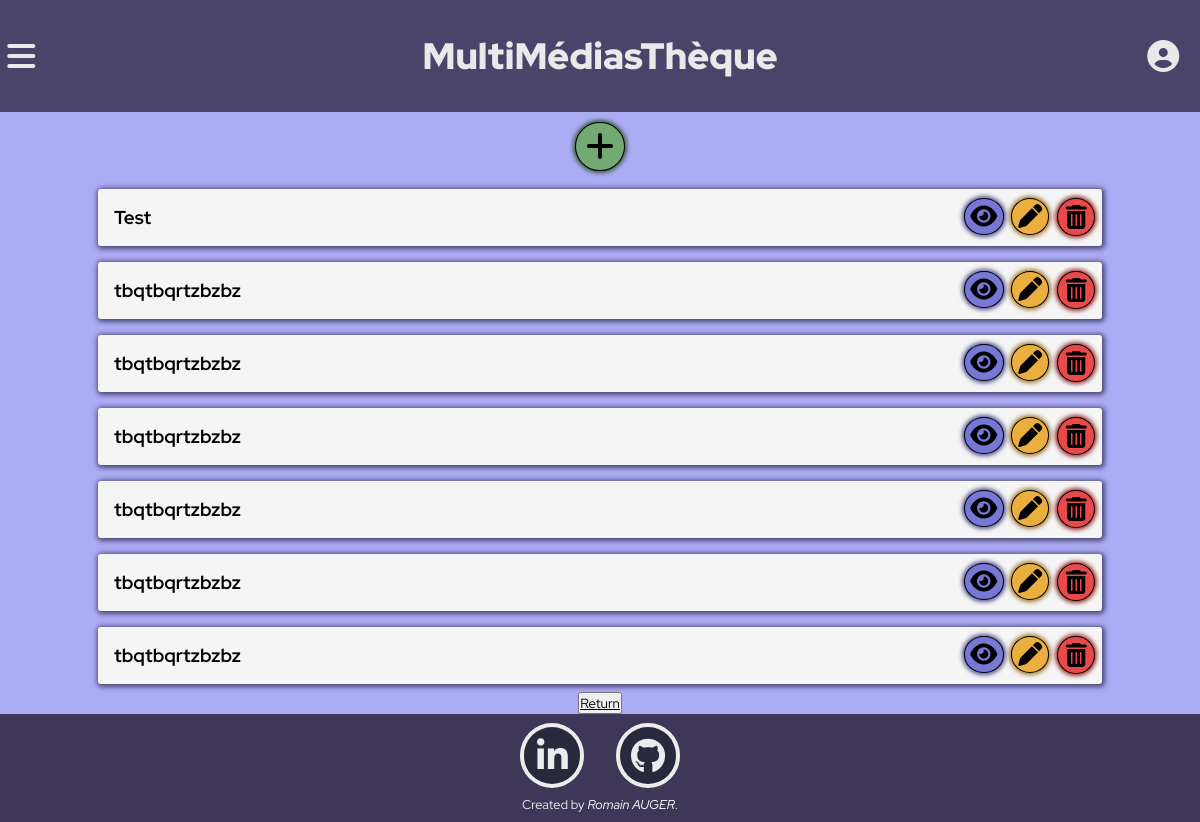
Before: /index.php?page=articles_list (signed in) with the older database file.
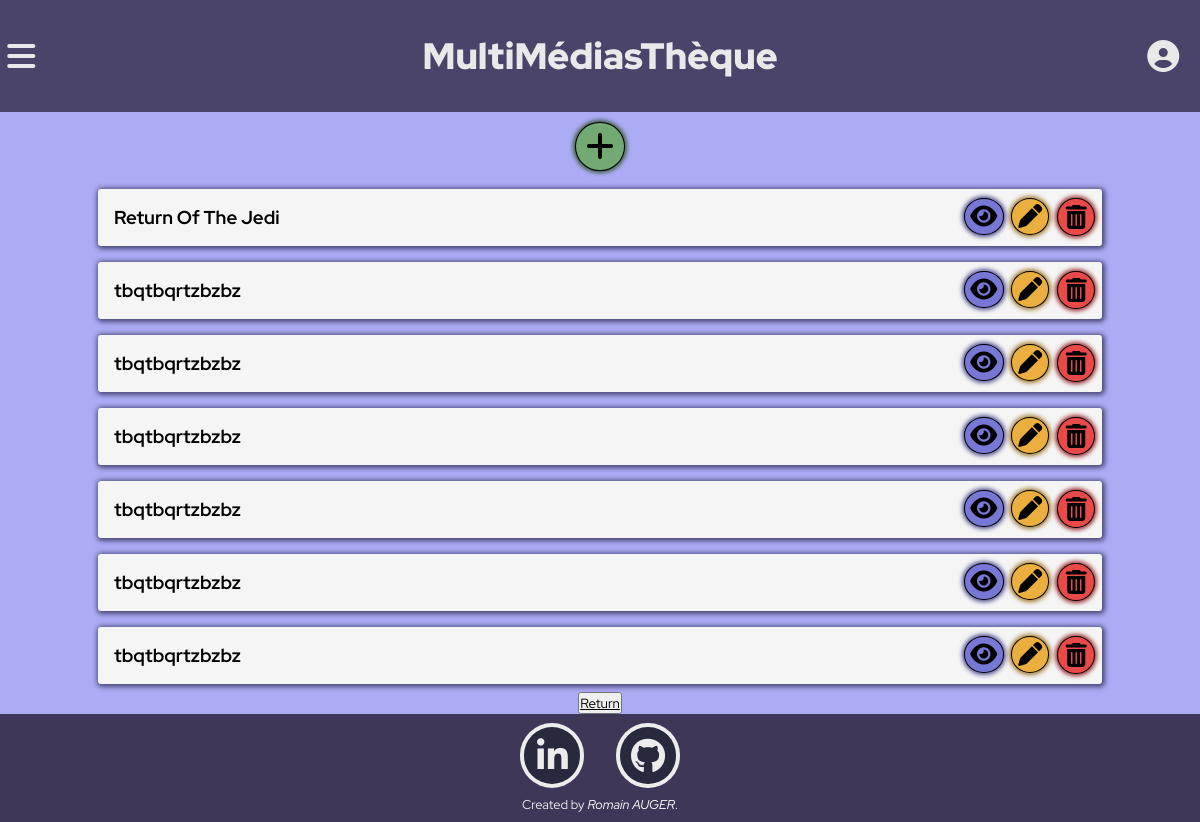
After: the same page with the newer database file.
### tables this page shows
CREATE TABLE "Articles" (
	"Id"	INTEGER,
	"Title"	TEXT,
	"Image_name"	TEXT,
	"Image_path"	TEXT,
	"Resume"	TEXT,
	PRIMARY KEY("Id" AUTOINCREMENT)
);

### Controls/articles_list_controller.php (called while the page is built)
<?php
    $bddPDO = new PDO('sqlite:Private/DataBase/Project_Database.db');
    $bddPDO->setAttribute(PDO::ATTR_ERRMODE, PDO::ERRMODE_EXCEPTION);
    $ArticlesMana = new ArticlesManager($bddPDO);
    require "Views/articles_list.php";
?>

### index.php (called while the page is built, shortened)
<?php
require "Models/Articles.php";
require "Models/ArticlesManager.php";
require "Views/layout.php";
?>

### Models/ArticlesManager.php (called while the page is built, shortened)
<?php
    class ArticlesManager{
        private $bddPDO;
        public function __construct(PDO $bddPDO) {
            $this->bddPDO = $bddPDO;
        }
        public function selectAllArticles(){
            $query = $this->bddPDO->query("SELECT * FROM Articles ORDER BY Id DESC");
            $query->setFetchMode(PDO::FETCH_CLASS  | PDO::FETCH_PROPS_LATE, "Articles" );
            $List = $query -> fetchAll();
            return $List;
        }
    }
?>

### Models/Articles.php (called while the page is built, shortened)
<?php
class Articles
 {
    private $errors = [],
    $Id,
    $Title,
    $Image_name,
    $Image_path,
    $Resume;
    public function getId(){
        return $this->Id;
    }
    public function getTitle(){
        return $this->Title;
    }
}
?>

### Views/articles_list.php (the view)
<article class="news_list">
<button class="button_add_news"><a href="?page=add_article"><i class="fa-solid fa-plus"></i></a></button>
    <?php foreach ($ArticlesMana->selectAllArticles() as $ArticlesViews) : ?>
        <section>
            <button class="button_view"><a href="?page=article_view&Id=<?= ($ArticlesViews->getId()) ?>"><i class="fa-solid fa-eye"></i></a></button>
            <button class="button_edit"><a href="?page=article_edit&Id=<?= ($ArticlesViews->getId()) ?>"><i class="fa-solid fa-pen"></i></a></button>
            <button class="button_delete"><a href="?page=article_delete&Id=<?= ($ArticlesViews->getId()) ?>"><i class="fa-solid fa-trash-can"></i></a></button>
            <h3><?= $ArticlesViews->getTitle(); ?></h3>
        </section>
    <?php endforeach ?>
    <button type="button"><a href="?page=account">Return</a></button>
</article>

Changed rows visible on the page:
removed articles: Title "Test"
added articles: Title "Return Of The Jedi"
